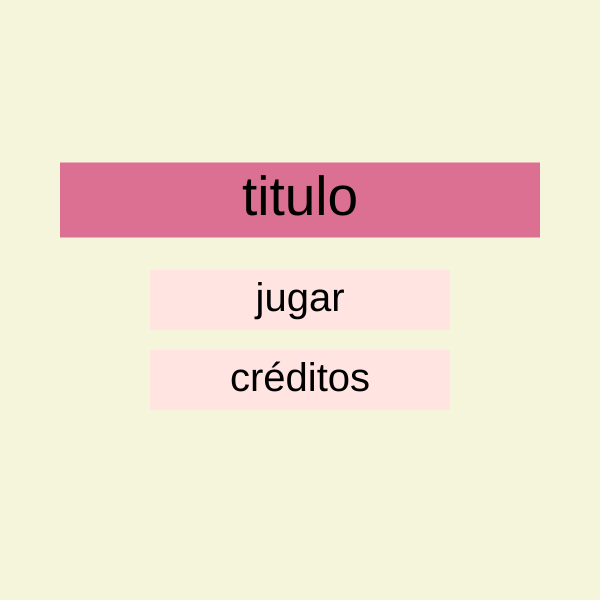
Frame 1 (no input)
Frame 60 (no input): identical to frame 1, image omitted
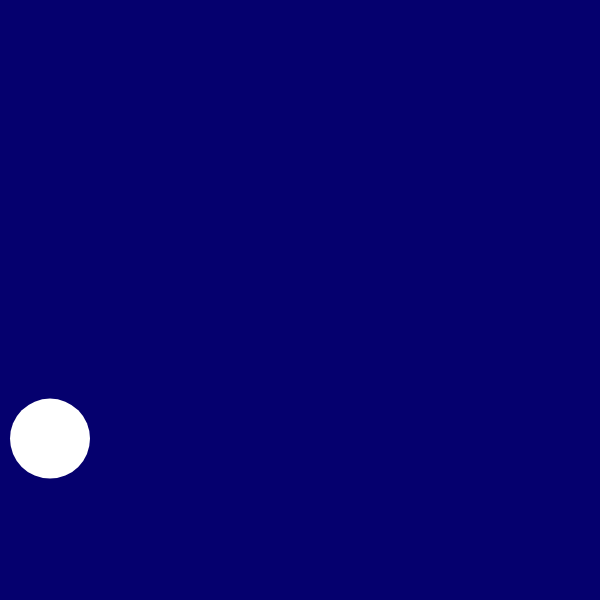
Frame 120 (the mouse pressed at the canvas centre since frame 60)

The p5.js sketch that drew these frames (run headless with seeded random() and noise() and a simulated clock; from frame 60 on, the mouse is pressed at the canvas centre):

// p5.js sketch
// ── sketch.js
const CANVAS = {
  w: 600,
  h: 600,
};
const SETUP_BLOQUE = {
  ancho: CANVAS.w / 10,
  alto: CANVAS.h / 10,
  maxCant: 10,
};
const SETUP_BOLITA = {
  radio: CANVAS.w/15,
  pos: { x: 50, y: 50 },
  velocidad: { x: 0, y: 1 },
  gravedad: 0.2,
};
const MAX_CANT_EDIFICIOS = 5;

let contador = 0;
let edificios = [];



function setup() {
  createCanvas(CANVAS.w, CANVAS.h);
  noStroke();
  //frameRate(20);

  laBolita = new Bolita();
  laPartida = new Partida();
}

function draw() {
  background("#05006e");

  if (laPartida.menu) {
    laPartida.actualizarMenu();
    return;
  }
  laBolita.dibujarBolita();

  contador++;

  //agrego un edificio cada tantos seg
  if (contador % 150 === 0 && edificios.length < MAX_CANT_EDIFICIOS) {
    const nuevoEdificio = new Edificio();
    nuevoEdificio.agregarBloque();
    edificios.push(nuevoEdificio);
  }

  if (edificios.length === 0) {
    return;
  }

  edificios.forEach((edificio) => {
    edificio.dibujarEdificio();
  });

  if (/*edificios.length > 0 && */ contador % 220 === 0) {
    const edificioRandom = random(edificios);

    if (edificioRandom.bloques.length > 10) {
      console.log("game over");
      push();
      fill("red");
      rectMode(CENTER);
      rect(CANVAS.w / 2, CANVAS.h / 2, CANVAS.w / 2, 60);
      fill("white");
      textSize(50);
      textAlign(CENTER, CENTER);
      text("game over", CANVAS.w / 2, CANVAS.h / 2);
      pop();
      noLoop();
    }
    edificioRandom.agregarBloque();
  }
}

function keyPressed() {
  if (keyCode === LEFT_ARROW) {
    laBolita.vel.x = -1;
  } else if (keyCode === RIGHT_ARROW) {
    laBolita.vel.x = 1;
  } else if (keyCode === UP_ARROW) {
    laBolita.pos.y = laBolita.pos.y - 1;
  } else if (keyCode === DOWN_ARROW) {
    laBolita.pos.y = laBolita.pos.y - 1;
  }
}
class Bolita {
  constructor() {
    this.pos = {
      x: SETUP_BOLITA.pos.x,
      y: SETUP_BOLITA.pos.y,
    };
    this.vel = {
      x: SETUP_BOLITA.velocidad.x,
      y: SETUP_BOLITA.velocidad.y,
    };
  }

  dibujarBolita() {
    push();
    circle(this.pos.x, this.pos.y, SETUP_BOLITA.radio * 2);
    pop();

    this.pos.x += this.vel.x;
    this.pos.y += this.vel.y;
    this.vel.y = this.vel.y + SETUP_BOLITA.gravedad;

    if (this.pos.x >= CANVAS.w - SETUP_BOLITA.radio) {
      this.pos.x = CANVAS.w - SETUP_BOLITA.radio;
      this.vel.x = -1;
    }
    if (this.pos.y >= CANVAS.h - SETUP_BOLITA.radio) {
      this.pos.y = CANVAS.h - SETUP_BOLITA.radio;
      this.vel.y *= -0.95;
    }
    if (this.pos.x <= SETUP_BOLITA.radio) {
      this.pos.x = SETUP_BOLITA.radio;
      this.vel.x = 1;
    }
    if (this.pos.y <= SETUP_BOLITA.radio) {
      this.pos.y = SETUP_BOLITA.radio;
      this.vel.y = 1;
    }

    if (edificios.length === 0) {
      return;
    }

    edificios.forEach((edificio, index) => {
      const ultimoBloque = edificio?.bloques?.at(-1);
      if (ultimoBloque === undefined || this.vel.y < 0) {
        return;
      }
      if (
        (this.pos.x <= ultimoBloque.posX + SETUP_BLOQUE.ancho &&
          this.pos.x >= ultimoBloque.posX &&
          this.pos.y >= ultimoBloque.posY - SETUP_BOLITA.radio &&
          this.pos.y <= ultimoBloque.posY) ||
        dist(this.pos.x, this.pos.y, ultimoBloque.posX, ultimoBloque.posY) <=
          SETUP_BOLITA.radio ||
        dist(
          this.pos.x,
          this.pos.y,
          ultimoBloque.posX + SETUP_BLOQUE.ancho,
          ultimoBloque.posY
        ) <= SETUP_BOLITA.radio
      ) {
        edificio.borrarBloque();
        this.vel.y *= -1.25;

        if (edificio.bloques.length === 0) {
          edificio.destruirEdificio(index);
        }
      }
    });
  }
}

class Bloque {
  constructor(_x, _y, _color) {
    this.ancho = SETUP_BLOQUE.ancho;
    this.alto = SETUP_BLOQUE.alto;

    this.posX = _x;
    this.posY = _y;

    this.colorValue = _color;
  }

  displayBloque() {
    push();
    fill(this.colorValue);

    rect(this.posX, this.posY, this.ancho, this.alto);
    pop();
  }
}

class Edificio {
  constructor() {
    this.color = random(0, 255);
    this.posX = random(0, CANVAS.w - SETUP_BLOQUE.ancho);
    this.bloques = [];
  }

  agregarBloque() {
    const _x = this.posX;
    const _y = CANVAS.h - (this.bloques.length + 1) * SETUP_BLOQUE.alto;
    const _color = this.color;

    const nuevoBloque = new Bloque(_x, _y, _color);
    this.bloques.push(nuevoBloque);
  }

  dibujarEdificio() {
    this.bloques.forEach((bloque) => {
      bloque.displayBloque();
    });
  }

  borrarBloque() {
    this.bloques.pop();
  }

  destruirEdificio(index) {
    edificios.splice(index, 1);
  }
}

class Partida {
  constructor() {
    this.menu = true;
    this.botones = [
      {
        name: "titulo",
        col: 'palevioletred',
        ancho: CANVAS.w / 1.25,
        alto: 55,
        pos: {
          x: CANVAS.w / 2,
          y: CANVAS.h / 3,
        },
      },
      {
        name: "jugar",
        col: 'mistyrose',
        ancho: CANVAS.w / 2,
        alto: 40,
        pos: {
          x: CANVAS.w / 2,
          y: CANVAS.h / 2,
        },
      },
      {
        name: "créditos",
        col: 'mistyrose',
        ancho: CANVAS.w / 2,
        alto: 40,
        pos: {
          x: CANVAS.w / 2,
          y: CANVAS.h / 2 + 80,
        },
        creditos: `juego realizado para ia1 cátedra bedoian, 2024
maca villa
`,
      },
    ];
  }

  actualizarMenu() {
    background("beige");

    this.botones.forEach((boton) => {
      push();
      fill(boton.col);
      rectMode(CENTER);
      rect(boton.pos.x, boton.pos.y, boton.ancho, boton.alto + 20);
      fill("black");
      textSize(boton.alto);
      textAlign(CENTER, CENTER);
      text(boton.name, boton.pos.x, boton.pos.y);
      pop();
    });

    if (!mouseIsPressed) return;

    this.botones.forEach((boton) => {
      if (
        mouseX > boton.pos.x - boton.ancho / 2 &&
        mouseX < boton.pos.x + boton.ancho / 2 &&
        mouseY < boton.pos.y + boton.alto / 2 &&
        mouseY > boton.pos.y - boton.alto / 2
      ) {
        if (boton.name === "titulo") {
          return;
        }
        if (boton.name === "jugar") {
          this.menu = false;
          return;
        }

        push();
        fill("mistyrose");
        rectMode(CENTER);
        rect(boton.pos.x, boton.pos.y, boton.ancho, boton.alto + 20);
        fill("black");
        textSize(boton.alto / 2);
        textAlign(CENTER, CENTER);
        background("beige");
        text(boton.creditos, boton.pos.x, boton.pos.y);
        pop();
      }
    });
  }
  //TODO: la encargada de hacer lo que hace el draw (sin menú)
  actualizarPartida() {}
}
